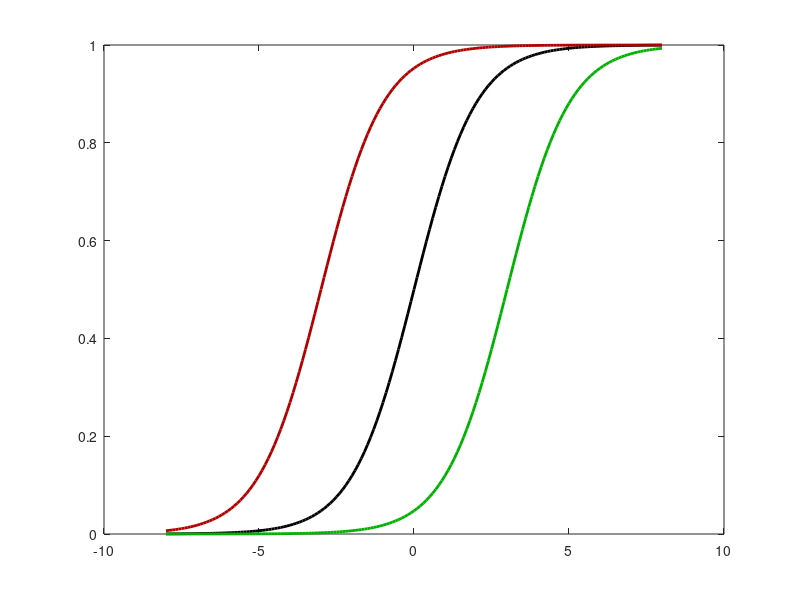

Here is the MATLAB script that generated this plot: (Note: this script raises an error after producing the figure.)
% Repetition curve theoretical interpretation

xAxis = [-8:.1:8];

%equal 
par0(1) = 0;
par0(2) = 1;
p0 = par0(1)+par0(2).*xAxis;
p0 = 1./(1+exp(-p0));

%higher slope
par0_hi(1) = 0;
par0_hi(2) = 3;
p0_hi = par0_hi(1)+par0_hi(2).*xAxis;
p0_hi = 1./(1+exp(-p0_hi));

%lower slope
par0_lo(1) = 0;
par0_lo(2) = .4;
p0_lo = par0_lo(1)+par0_lo(2).*xAxis;
p0_lo = 1./(1+exp(-p0_lo));

%negative horizontal shift
par1(1) = -3;
par1(2) = 1;
p1 = par1(1)+par1(2).*xAxis;
p1 = 1./(1+exp(-p1));

%positive horizontal shift
par2(1) = 3;
par2(2) = 1;
p2 = par2(1)+par2(2).*xAxis;
p2 = 1./(1+exp(-p2));

%plots
close all;
clf;
figure(1);
plot(xAxis, p0,     'LineWidth', 2, 'Color', [0 0 0]);
hold on;
plot(xAxis, p1,     'LineWidth', 2, 'Color', [0 .7 0]);
plot(xAxis, p2,     'LineWidth', 2, 'Color', [.7 0 0]);
xline(0,':');
yline(.5,'--');
hold off;
%%
figure(2);
xAxis2 = [-4:.1:4];
plot(xAxis2, p0([find(xAxis==-4):find(xAxis==4)]),     'LineWidth', 2, 'Color', [0 0 0]+.5);
hold on;
plot(xAxis2, p0_lo([find(xAxis==-4):find(xAxis==4)]),  'LineWidth', 2, 'Color', [0 0 0]+.75);
plot(xAxis2, p0_hi([find(xAxis==-4):find(xAxis==4)]),  'LineWidth', 2, 'Color', [0 0 0]+.25);
xline(0,':');
yline(.5,'--');
hold off;



